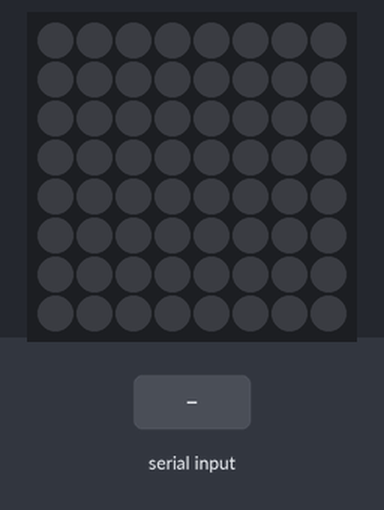
Simulated run of this program. Board: Raspberry Pi (BCM pin numbers) with a Sense HAT. Shown: the Sense HAT's 8×8 RGB LED matrix. The inputs (shaded band) are chosen by the test bench. Dim RGB values are drawn brighter than linear; what the program prints to the terminal is not drawn.

Above: at 1.2 s.
1.3 s: "1" typed at the terminal, then Enter
At 2.1 s:
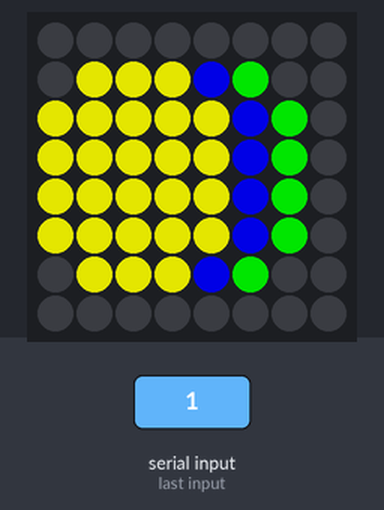
2.8 s: "5" typed at the terminal, then Enter
At 3.3 s:
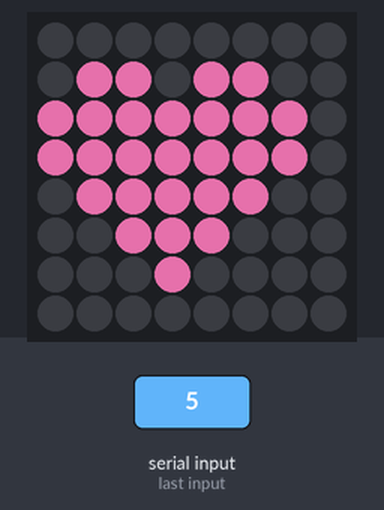
Timing chart, 0 to 5.8 s (numbered marks = the images above; inputs shaded):
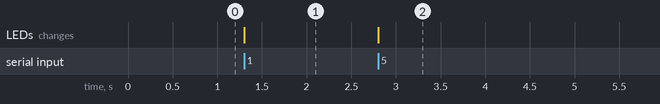

Measured:
- after the input at 1.3 s, the LEDs: change at once (image 1)
- after the input at 2.8 s, the LEDs: change at once (image 2)

The program:

Lab4.py
```python
from sense_hat import SenseHat
import time
import sys

s = SenseHat()
s.low_light = True

o = (0, 0, 0)
c2 = (255, 255, 255)
c1 = (220, 220, 220)
green = (0, 255, 0)
yellow = (255, 255, 0)
blue = (0, 0, 255)
red = (255, 0, 0)
white = (255, 255, 255)
nothing = (0, 0, 0)
pink = (255, 105, 180)


def trinket_logo(G, Y, B, O):
    logo = [
        O, O, O, O, O, O, O, O,
        O, Y, Y, Y, B, G, O, O,
        Y, Y, Y, Y, Y, B, G, O,
        Y, Y, Y, Y, Y, B, G, O,
        Y, Y, Y, Y, Y, B, G, O,
        Y, Y, Y, Y, Y, B, G, O,
        O, Y, Y, Y, B, G, O, O,
        O, O, O, O, O, O, O, O,
    ]
    return logo


def raspi_logo(G, R, O):
    logo = [
        O, G, G, O, O, G, G, O,
        O, O, G, G, G, G, O, O,
        O, O, R, R, R, R, O, O,
        O, R, R, R, R, R, R, O,
        R, R, R, R, R, R, R, R,
        R, R, R, R, R, R, R, R,
        O, R, R, R, R, R, R, O,
        O, O, R, R, R, R, O, O,
    ]
    return logo


def plus(W, O):
    logo = [
        O, O, O, O, O, O, O, O,
        O, O, O, W, W, O, O, O,
        O, O, O, W, W, O, O, O,
        O, W, W, W, W, W, W, O,
        O, W, W, W, W, W, W, O,
        O, O, O, W, W, O, O, O,
        O, O, O, W, W, O, O, O,
        O, O, O, O, O, O, O, O,
    ]
    return logo


def equals(W, O):
    logo = [
        O, O, O, O, O, O, O, O,
        O, W, W, W, W, W, W, O,
        O, W, W, W, W, W, W, O,
        O, O, O, O, O, O, O, O,
        O, O, O, O, O, O, O, O,
        O, W, W, W, W, W, W, O,
        O, W, W, W, W, W, W, O,
        O, O, O, O, O, O, O, O,
    ]
    return logo


def heart(P, O):
    logo = [
        O, O, O, O, O, O, O, O,
        O, P, P, O, P, P, O, O,
        P, P, P, P, P, P, P, O,
        P, P, P, P, P, P, P, O,
        O, P, P, P, P, P, O, O,
        O, O, P, P, P, O, O, O,
        O, O, O, P, O, O, O, O,
        O, O, O, O, O, O, O, O,
    ]
    return logo


def elephant(o, c2, c1):
    logo = [
        o, o, c1, c1, o, o, o, o,
        o, c1, c1, c1, c1, c1, c1, o,
        c1, o, c1, c1, c1, c1, c1, c1,
        c1, c1, c1, c1, c1, c1, c1, c1,
        c1, c2, c2, c1, c1, c1, c1, c1,
        c1, o, c1, c1, c1, c1, c1, c1,
        c1, o, c1, c1, o, c1, c1, o,
        c1, o, c2, c1, o, c2, c1, o,
    ]
    return logo


images = [trinket_logo(green, yellow, blue, nothing), plus(white, nothing), raspi_logo(green, red, nothing),
          equals(white, nothing), heart(pink, nothing),
          elephant(o, c2, c1)]

exitCode = 1

count = 0
def getUserChoice():
  done = False
  while done == False:
    try:
        print('1. Logo')
        print('2. Plus sign')
        print('3. Equal sign')
        print('4. Raspberry')
        print('5. Heart')
        print('6. Elephant')
        print('0. Exit')
        choice = int(input('What do you want to display?'))
        if choice > 0:
          s.set_pixels(images[choice-1])
        elif choice > 6:
            print('Please provide a valid number')
        elif choice == 0:
            exitCode = 0
            done=True
    except:
        print("please use a correct value")
if exitCode == 1:
  getUserChoice()

print('exiting')
exit()
```
